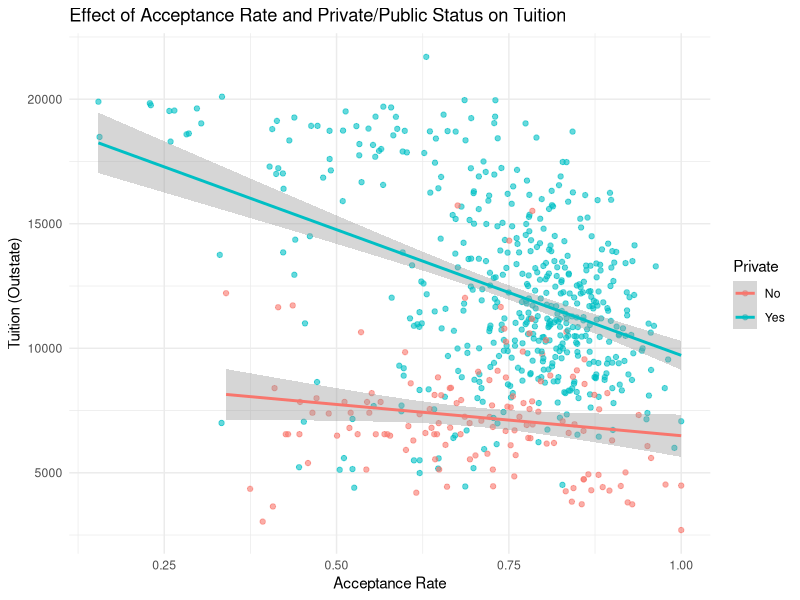
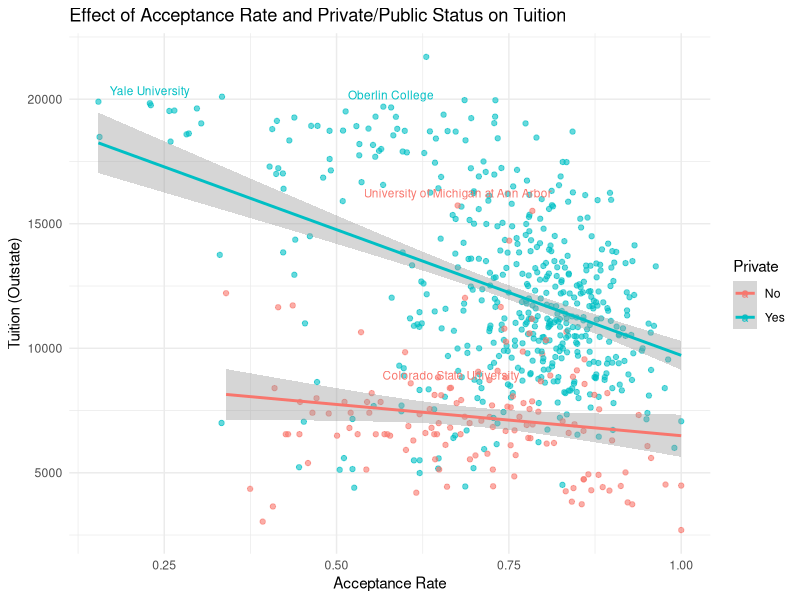

Generate these figures, in order, with R:
library(readxl)
library(ggplot2)

uni <- read_excel("uni.xlsx")

uni <- subset(uni, Grad.Rate > 50)

uni <- na.omit(uni)

uni$Apps <- as.numeric(uni$Apps)
uni$Accept <- as.numeric(uni$Accept)
uni$F.Undergrad <- as.numeric(uni$F.Undergrad)
uni$Outstate <- as.numeric(uni$Outstate)
uni$Expend <- as.numeric(uni$Expend)
uni$App.Rate <- uni$Accept / uni$Apps

model <- lm(Outstate ~ App.Rate + Private + Expend + Grad.Rate + S.F.Ratio + Private:Expend, data = uni)

summary(model)

ggplot(uni, aes(x = App.Rate, y = Outstate, color = Private)) +
  geom_point(alpha = 0.6) +
  geom_smooth(method = "lm", se = TRUE) +
  labs(
    title = "Effect of Acceptance Rate and Private/Public Status on Tuition",
    x = "Acceptance Rate",
    y = "Tuition (Outstate)"
  ) +
  theme_minimal()

uni$University <- as.character(uni$University)

ggplot(uni, aes(x = App.Rate, y = Outstate, color = Private)) +
  geom_point(alpha = 0.6) +
  geom_smooth(method = "lm", se = TRUE) +
  labs(
    title = "Effect of Acceptance Rate and Private/Public Status on Tuition",
    x = "Acceptance Rate",
    y = "Tuition (Outstate)"
  ) +
  theme_minimal() +
  geom_text(
    data = subset(uni, University %in% c("University of Michigan at Ann Arbor", "Colorado State University", "Yale University", "Oberlin College")),
    aes(label = University),
    nudge_y = 500,
    check_overlap = TRUE,
    size = 3
  )

